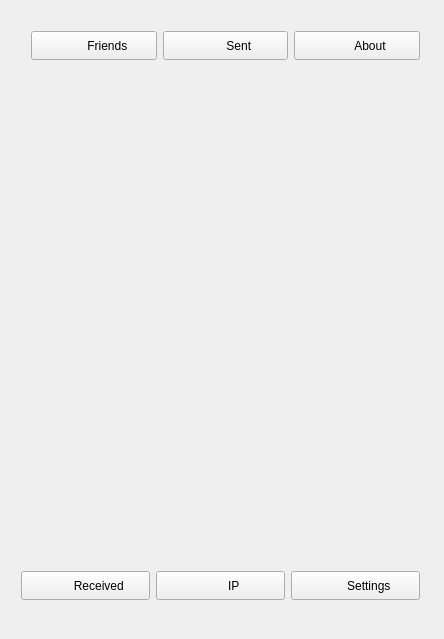
<?xml version="1.0" encoding="UTF-8"?>
<ui version="4.0">
 <class>Widget</class>
 <widget class="QWidget" name="Widget">
  <property name="geometry">
   <rect>
    <x>0</x>
    <y>0</y>
    <width>444</width>
    <height>639</height>
   </rect>
  </property>
  <property name="windowTitle">
   <string>Transferrer</string>
  </property>
  <property name="windowOpacity">
   <double>1.000000000000000</double>
  </property>
  <widget class="QWidget" name="layoutWidget">
   <property name="geometry">
    <rect>
     <x>20</x>
     <y>20</y>
     <width>411</width>
     <height>51</height>
    </rect>
   </property>
   <property name="sizePolicy">
    <sizepolicy hsizetype="Expanding" vsizetype="Expanding">
     <horstretch>0</horstretch>
     <verstretch>0</verstretch>
    </sizepolicy>
   </property>
   <layout class="QHBoxLayout" name="horizontalLayout">
    <item>
     <widget class="QPushButton" name="pushButton">
      <property name="sizePolicy">
       <sizepolicy hsizetype="Expanding" vsizetype="Expanding">
        <horstretch>0</horstretch>
        <verstretch>0</verstretch>
       </sizepolicy>
      </property>
      <property name="text">
       <string>        Friends</string>
      </property>
      <property name="icon">
       <iconset>
        <normaloff>:/people/people.png</normaloff>:/people/people.png</iconset>
      </property>
      <property name="iconSize">
       <size>
        <width>32</width>
        <height>32</height>
       </size>
      </property>
     </widget>
    </item>
    <item>
     <widget class="QPushButton" name="pushButton_3">
      <property name="sizePolicy">
       <sizepolicy hsizetype="Expanding" vsizetype="Expanding">
        <horstretch>0</horstretch>
        <verstretch>0</verstretch>
       </sizepolicy>
      </property>
      <property name="text">
       <string>        Sent</string>
      </property>
      <property name="icon">
       <iconset>
        <normaloff>:/people/sent.png</normaloff>:/people/sent.png</iconset>
      </property>
      <property name="iconSize">
       <size>
        <width>32</width>
        <height>32</height>
       </size>
      </property>
     </widget>
    </item>
    <item>
     <widget class="QPushButton" name="pushButton_2">
      <property name="sizePolicy">
       <sizepolicy hsizetype="Expanding" vsizetype="Expanding">
        <horstretch>0</horstretch>
        <verstretch>0</verstretch>
       </sizepolicy>
      </property>
      <property name="text">
       <string>        About</string>
      </property>
      <property name="icon">
       <iconset>
        <normaloff>:/people/about.png</normaloff>:/people/about.png</iconset>
      </property>
      <property name="iconSize">
       <size>
        <width>32</width>
        <height>32</height>
       </size>
      </property>
     </widget>
    </item>
   </layout>
  </widget>
  <widget class="QWidget" name="layoutWidget">
   <property name="geometry">
    <rect>
     <x>10</x>
     <y>560</y>
     <width>421</width>
     <height>51</height>
    </rect>
   </property>
   <property name="sizePolicy">
    <sizepolicy hsizetype="Expanding" vsizetype="Expanding">
     <horstretch>0</horstretch>
     <verstretch>0</verstretch>
    </sizepolicy>
   </property>
   <layout class="QHBoxLayout" name="horizontalLayout_3">
    <item>
     <widget class="QPushButton" name="pushButton_8">
      <property name="sizePolicy">
       <sizepolicy hsizetype="Expanding" vsizetype="Expanding">
        <horstretch>0</horstretch>
        <verstretch>0</verstretch>
       </sizepolicy>
      </property>
      <property name="text">
       <string>        Received</string>
      </property>
      <property name="iconSize">
       <size>
        <width>32</width>
        <height>32</height>
       </size>
      </property>
     </widget>
    </item>
    <item>
     <widget class="QPushButton" name="pushButton_7">
      <property name="sizePolicy">
       <sizepolicy hsizetype="Expanding" vsizetype="Expanding">
        <horstretch>0</horstretch>
        <verstretch>0</verstretch>
       </sizepolicy>
      </property>
      <property name="text">
       <string>        IP</string>
      </property>
      <property name="iconSize">
       <size>
        <width>32</width>
        <height>32</height>
       </size>
      </property>
     </widget>
    </item>
    <item>
     <widget class="QPushButton" name="pushButton_9">
      <property name="sizePolicy">
       <sizepolicy hsizetype="Expanding" vsizetype="Expanding">
        <horstretch>0</horstretch>
        <verstretch>0</verstretch>
       </sizepolicy>
      </property>
      <property name="text">
       <string>        Settings</string>
      </property>
      <property name="iconSize">
       <size>
        <width>32</width>
        <height>32</height>
       </size>
      </property>
     </widget>
    </item>
   </layout>
  </widget>
  <widget class="QWidget" name="loc" native="true">
   <property name="geometry">
    <rect>
     <x>20</x>
     <y>80</y>
     <width>41</width>
     <height>31</height>
    </rect>
   </property>
  </widget>
 </widget>
 <layoutdefault spacing="6" margin="11"/>
 <resources/>
 <connections/>
</ui>
